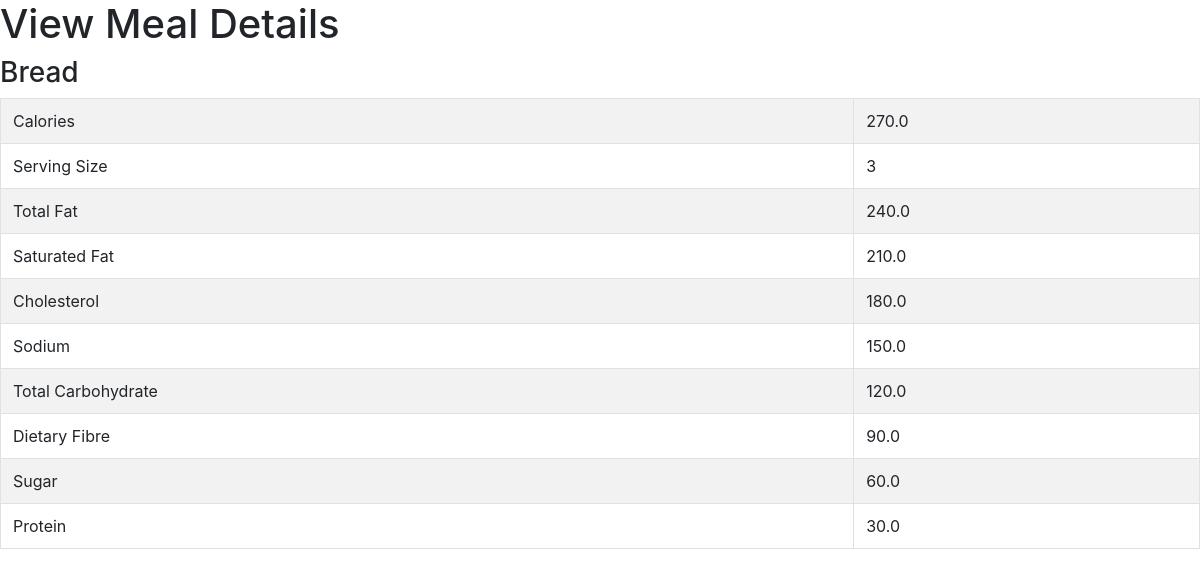
/view_meal/5, run on the app's committed database.
### food/models.py (models this page shows, shortened)
class Meal(models.Model):
	BREAKFAST = 1
	MORNING_SNACK = 2
	LUNCH = 3
	AFTERNOON_SNACK = 4
	DINNER = 5
	EVENING_SNACK = 6
	MEAL_TIME_TYPES = (
	(BREAKFAST, "Breakfast"),
	(MORNING_SNACK, "Morning Snack"),
	(LUNCH, "Lunch"),
	(AFTERNOON_SNACK, "Afternoon Snack"),
	(DINNER, "Dinner"),
	(EVENING_SNACK, "Evening Snack")
	)
	food = models.ForeignKey(Food, verbose_name="Food",on_delete = models.CASCADE)
	serving_size = models.IntegerField(verbose_name="Serving Size")
	meal_time = models.IntegerField(verbose_name="Meal Time", choices=MEAL_TIME_TYPES)
	def get_total_calories(self):
		return self.serving_size * self.food.calories
	def get_serving_size(self):
		return self.serving_size
	def get_total_fat(self):
		return self.serving_size * self.food.total_fat
	def get_saturated_fat(self):
		return self.serving_size * self.food.saturated_fat
	def get_cholesterol(self):
		return self.serving_size * self.food.cholesterol
	def get_sodium(self):
		return self.serving_size * self.food.sodium
	def get_total_carbohydrate(self):
		return self.serving_size * self.food.total_carbohydrate
	def get_dietary_fibre(self):
		return self.serving_size * self.food.dietary_fibre
	def get_sugar(self):
		return self.serving_size * self.food.sugar
	def get_protein(self):
		return self.serving_size * self.food.protein

class Food(models.Model):
	name = models.CharField(verbose_name="Food Name", max_length=200)
	calories = models.FloatField(verbose_name="Calories (kcal)")
	total_fat = models.FloatField(verbose_name="Total Fat (g)")
	saturated_fat = models.FloatField(verbose_name="Saturated Fat (g)")
	cholesterol = models.FloatField(verbose_name="Cholesterol (mg)")
	sodium = models.FloatField(verbose_name="Sodium (mg)")
	total_carbohydrate = models.FloatField(verbose_name="Total Carbohydrate (g)")
	dietary_fibre = models.FloatField(verbose_name="Dietary Fibre (g)")
	sugar = models.FloatField(verbose_name="Sugar (g)")
	protein = models.FloatField(verbose_name="Protein (g)")

### food/views.py (the view)
# urls.py: url(r'^view_meal/(?P<meal_id>\d+)$', view_meal, name='view-meal'),
def view_meal(request,meal_id):
	template = 'list_view.html'
	meal = Meal.objects.get(id=int(meal_id))
	context = {
		'meal': meal,
	}
	return render(request, template, context)

### templates/list_view.html (shortened to what this page needs)
<html>
	<head>
		<link rel="stylesheet" href="https://stackpath.bootstrapcdn.com/bootstrap/4.1.1/css/bootstrap.min.css">
	</head>
	<body>
		<h1>View Meal Details</h1>
		<h3>{{ meal.food.name }}</h3>
		<table class="table table-striped table-bordered">
			<tbody>
				<tr>
					<td>Calories</td>
					<td>{{meal.get_total_calories}}</td>
				</tr>
				<tr>
					<td>Serving Size</td>
					<td>{{meal.get_serving_size}} </td>
				</tr>
				<tr>
					<td>Total Fat</td>
					<td>{{meal.get_total_fat}}</td>
				</tr>
				<tr>
					<td>Saturated Fat</td>
					<td>{{meal.get_saturated_fat}}</td>
				</tr>
				<tr>
					<td>Cholesterol</td>
					<td>{{meal.get_cholesterol}}</td>
				</tr>
				<tr>
					<td>Sodium</td>
					<td>{{meal.get_sodium}}</td>
				</tr>
				<tr>
					<td>Total Carbohydrate</td>
					<td>{{meal.get_total_carbohydrate}}</td>
				</tr>
				<tr>
					<td>Dietary Fibre</td>
					<td>{{meal.get_dietary_fibre}}</td>
				</tr>
				<tr>
					<td>Sugar</td>
					<td>{{meal.get_sugar}}</td>
				</tr>
				<tr>
					<td>Protein</td>
					<td>{{meal.get_protein}}</td>
				</tr>
			</tbody>
		</table>
	</body>
</html>

### data on the page
Meal: food.name "Bread", get_total_calories "270.0", get_serving_size "3", get_total_fat "240.0", get_saturated_fat "210.0", get_cholesterol "180.0", get_sodium "150.0", get_total_carbohydrate "120.0", get_dietary_fibre "90.0", get_sugar "60.0", get_protein "30.0"
